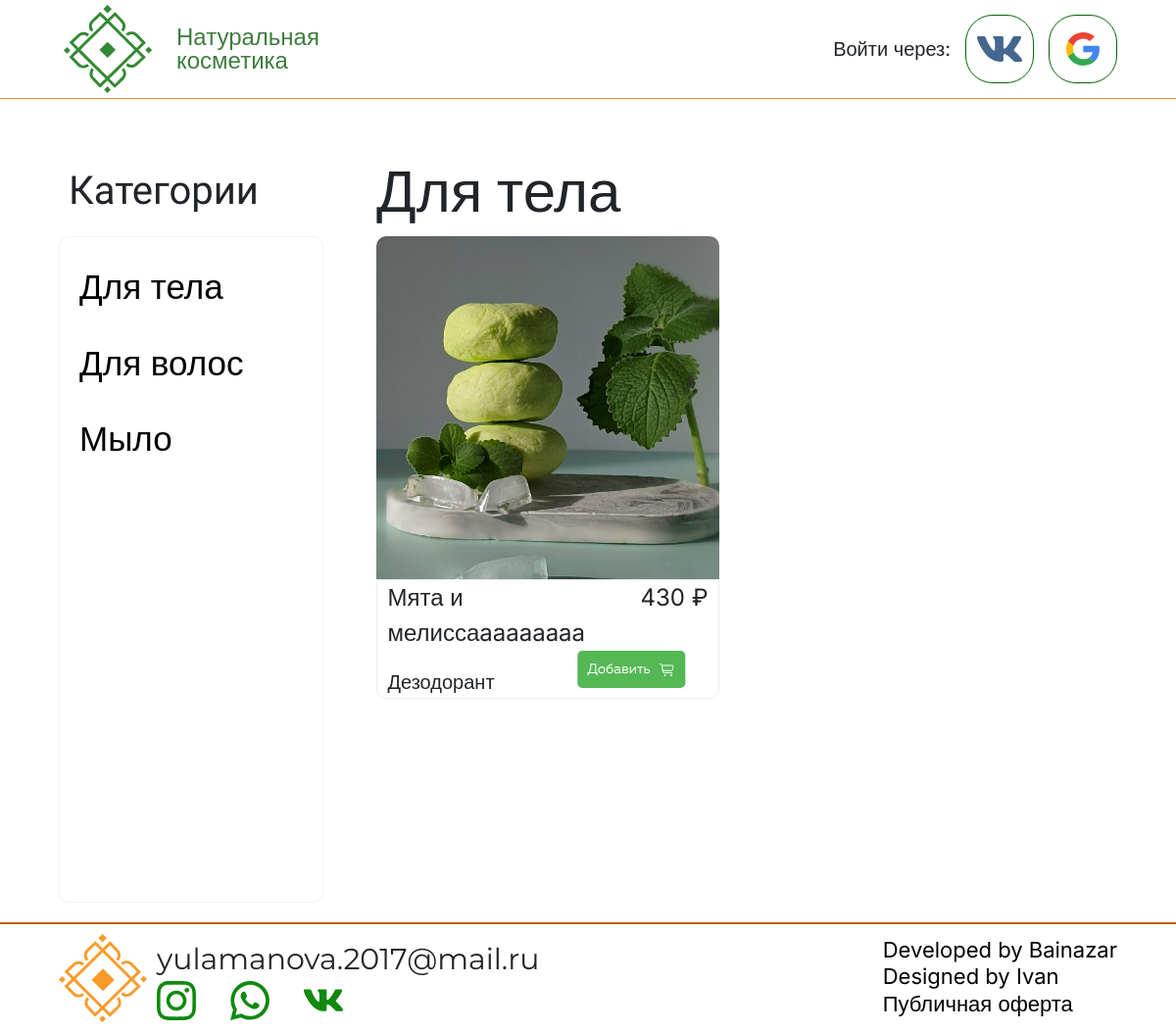
/category/for-body, run on an earlier commit of the app's database.
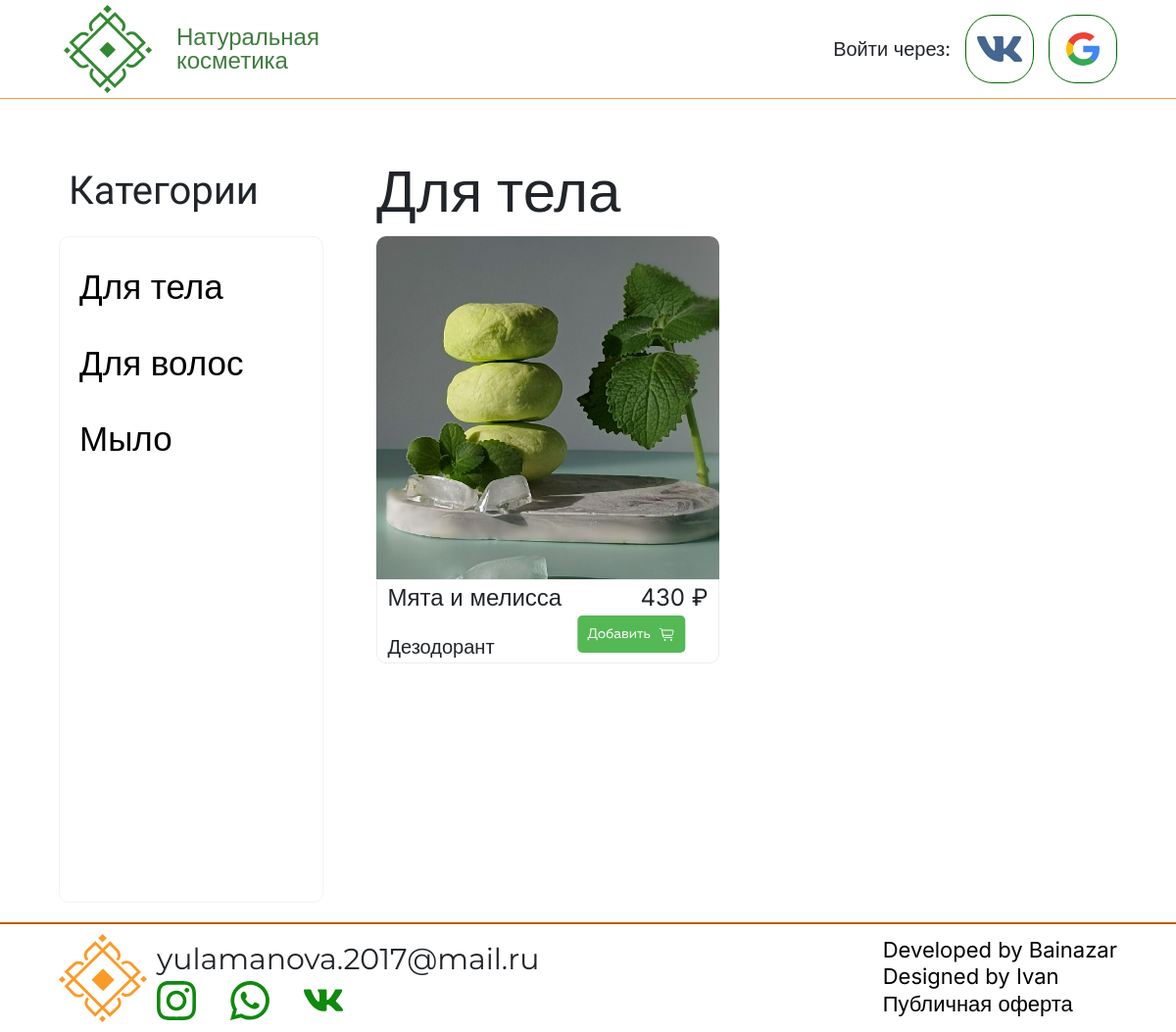
And on a later commit of the database.
### main/models.py (models this page shows, shortened)
class Product(models.Model):
    name = models.CharField("Название", max_length=250)
    description = models.TextField("Описание")
    price = models.IntegerField(verbose_name="Цена")
    category = models.ForeignKey(Category, verbose_name="Категория", on_delete=models.CASCADE)
    poster = models.ImageField(upload_to="posters/")
    components = models.ManyToManyField(Component, verbose_name="Составляющее")
    weight = models.PositiveIntegerField('Вес товара', help_text='Указывать в граммах', default=0)
    amount = models.IntegerField('Количество в наличии', default=1)
    def get_absolute_url(self):
        return reverse("product", kwargs={"id": self.pk})
    class Meta:
        verbose_name = 'Товар'
        verbose_name_plural = "Товары"

class Category(models.Model):
    name = models.CharField("Название", max_length=150)
    class Meta:
        verbose_name = 'Категория'
        verbose_name_plural = "Категории"

### main/views.py (the view)
# urls.py: path('category/<slug:slug>', views.category, name='categories'),
def category(request, slug):
    user = request.user
    categories = {'for-body': 'Для тела',
                  'for-hair': 'Для волос', 'soaps': 'Мыло'}
    сurrent_category = categories[slug]
    products = get_products_by_supergroup(slug)
    products_in_cart = []
    if user.is_authenticated:
        products_in_cart += get_product_ides_in_cart_of(user)
    context = {"products": products, 'current_category': сurrent_category,
               "categories": categories, "cart": products_in_cart}
    return render(request, 'main/categories.html', context)

### main/orm_requests.py (called while the page is built)
def get_products_by_supergroup(slug):
    supergroups = {'for-body': (3, 4, 5), 'for-hair': (2, 6), 'soaps': (1,)}
    if slug in supergroups:
        products = Product.objects.filter(category__id__in=supergroups[slug], amount__gt=0)
    else:
        raise Http404()
    return products

### templates/main/categories.html (shortened to what this page needs)
{% extends 'base.html' %}{% load static %}
{% block content %}
<div class="products-list-wrapper">
    <div class="left-block-inproductslist">
    <div class="categorylist-header"><p>Категории</p></div>
        <div class="categorieslist">
            {% for slug, category in categories.items %}
                <a href="{% url 'categories' slug %}" class="category-link"><div class="category-name-frame"><span class="category-name">{{ category }}</span></div></a>
            {% endfor %}
        </div>
    </div>
    <div class="right-block-inproductslist">
        <div class="current-category-name"><span>{{ current_category }}</span></div>
        <div class="products-list">
            {% for product in products %}
            <div class="product-block">
                <div class="image-block">
                    <a href="{{ product.get_absolute_url }}">
                    <img class="product-preview" src="{{ product.poster.url }}">
                    </a>
                </div>
                <div class="product-info">
                    <div class="txt-info">
                        <span class="product-title">{{ product.name }}</span>
                        <span class="product-price">{{ product.price }} ₽</span>
                    </div>
                    <div class="side-info">
                        {% if current_category != 'Мыло' %}
                            <span class="optional-cat-title">{{ product.category.name }}</span>
                        {% endif %}
                    </div>
                </div>
            </div>
            {% endfor %}
        </div>
    </div>
</div>
{% endblock content %}

What changed in the data, as far as the page shows it:
changed Product "Дезодорант": name "Мята и мелиссаaaaaaaaa" → "Мята и мелисса"
